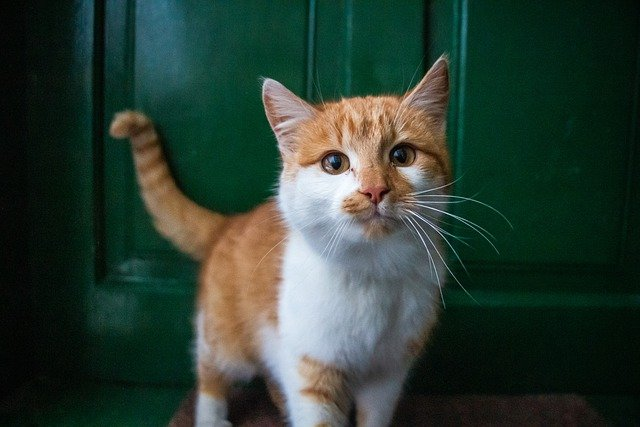
#> input picture 4Study/Python/PythonImageWorkspace/OpenCV/img.jpg, 640 x 427 px
$ jupyter execute 07_Imagecut.ipynb
#> lines starting #> are read from the running program, lines starting #| are printed output that depends on the picture; after the words box and inside, x2 and y2 are one past the last pixel; in counts of white or black regions, pixels touching at a corner belong together
# 7. 이미지 자르기

영역을 잘라서 새로운 윈도우(창)에 표시

[cell 1]
import cv2
img = cv2.imread('img.jpg')
#> img is the input picture: shape (427, 640, 3); mean B, G, R 51.5, 61.9, 44.1
# img.shape # (640,526,3)

crop = img[250:350,100:300] # [세로범위 250~350 , 가로범위 10~300]
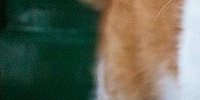
#> crop: shape (100, 200, 3); mean B, G, R 84.2, 101.5, 97.2
cv2.imshow('img',img) # 원본 이미지
cv2.imshow('crop',crop) # 잘린 이미지
cv2.waitKey(0)
cv2.destroyAllWindows()

영역을 잘라서 기존 윈도우에 표시

[cell 2]
import cv2
img = cv2.imread('img.jpg')

crop = img[250:350,100:300] # [세로범위 250~350 , 가로범위 100~100]
img[250:350,250:450] = crop
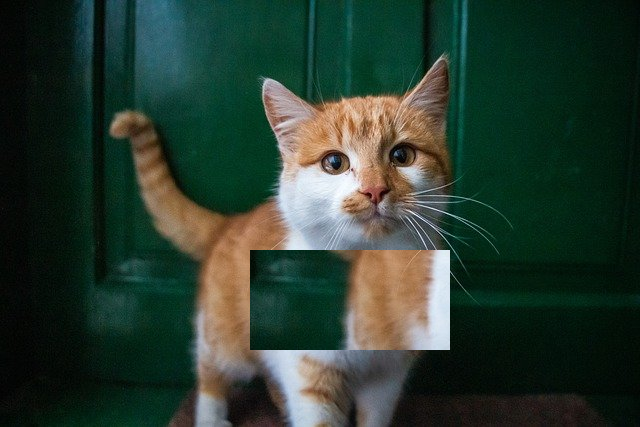
#> img: shape (427, 640, 3); 7.32% of pixels changed, all inside (x1, y1, x2, y2) = (250, 250, 450, 350)

cv2.imshow('img',img) # 원본 이미지
cv2.waitKey(0)
cv2.destroyAllWindows()

in video

[cell 3]
import cv2

cap = cv2.VideoCapture('video.mp4')

while cap.isOpened():
    ret, frame = cap.read()
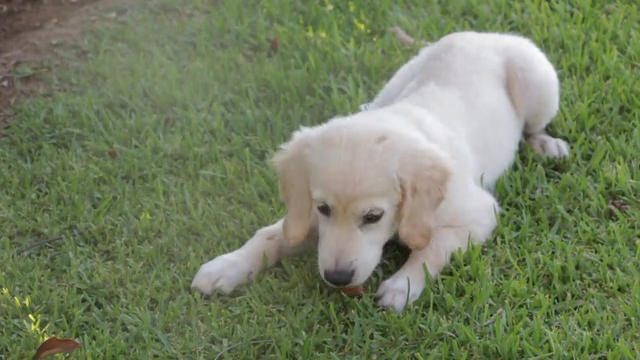
#> input picture frame 34 of 4Study/Python/PythonImageWorkspace/OpenCV/video.mp4, 640 x 360 px
#> frame is the input picture: shape (360, 640, 3); mean B, G, R 97, 127.6, 116.4
    if not ret:
        break

    crop = frame[40:200,240:400]
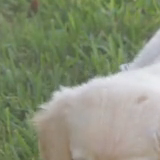
#> crop: shape (160, 160, 3); mean B, G, R 119.3, 143.4, 136.2
    frame[40:200,80:240] = crop
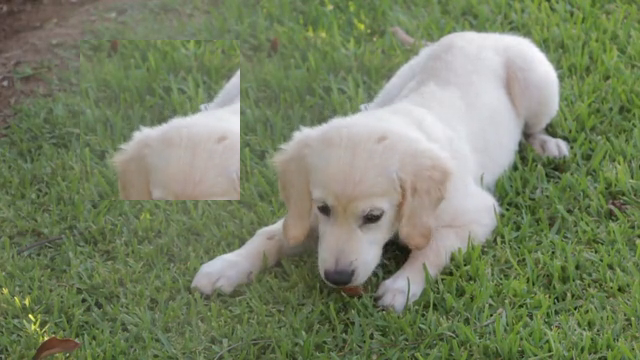
#> frame: shape (360, 640, 3); 11.11% of pixels changed, all inside (x1, y1, x2, y2) = (80, 40, 240, 200)

    cv2.imshow('video',frame)
    # cv2.imshow('crop',crop)
    if cv2.waitKey(1) == ord('q'):
#> (key q is pressed here)
        break
cap.release()
cv2.destroyAllWindows()
